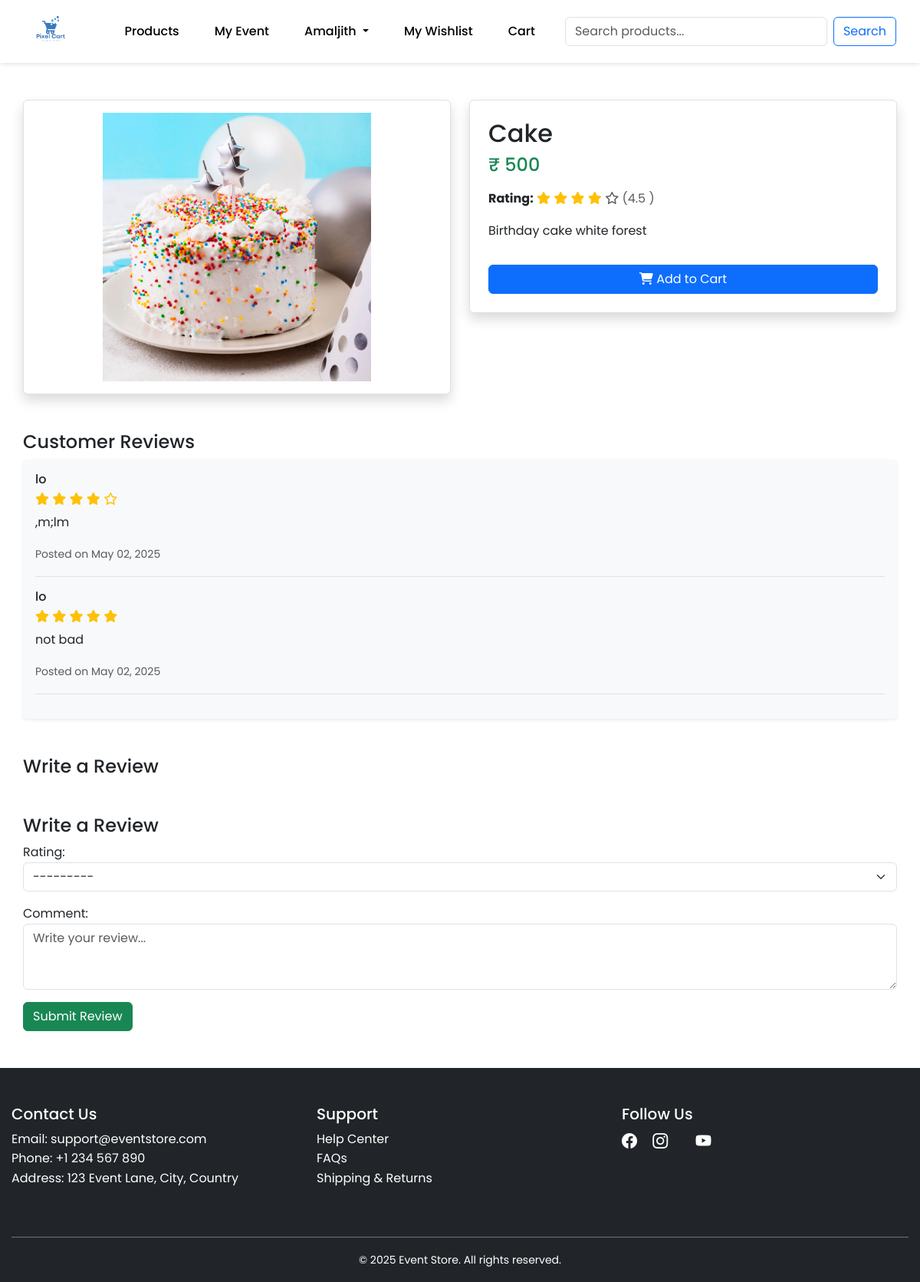
Screenshot of /products/2/ (signed in) with the database file from the repository.
### user/models.py (models this page shows)
class User(AbstractUser):
    email = models.EmailField(unique=True)

### product/models.py (models this page shows, shortened)
class Product(models.Model):
    vendor = models.ForeignKey(User, on_delete=models.CASCADE, null=True, blank=True)
    name = models.CharField(max_length=100)
    price = models.IntegerField()
    discounted_price = models.DecimalField(max_digits=10, decimal_places=2, default=0.0)
    description = models.TextField()
    category = models.ForeignKey(Category, on_delete=models.CASCADE)
    image = models.ImageField(upload_to='products/')
    stock = models.IntegerField()
    created_at = models.DateTimeField(auto_now_add=True)
    updated_at = models.DateTimeField(auto_now=True)
    is_trending = models.BooleanField(default=False)
    rating = models.FloatField(default=0.0)
    review_count = models.IntegerField(default=0)

class Review(models.Model):
    product = models.ForeignKey(Product, on_delete=models.CASCADE, related_name='reviews')
    user = models.ForeignKey(User, on_delete=models.CASCADE)
    rating = models.PositiveSmallIntegerField(choices=[(i, i) for i in range(1, 6)])
    comment = models.TextField()
    created_at = models.DateTimeField(auto_now_add=True)

### product/views.py (the view)
# urls.py: path('products/<int:product_id>/', views.product_detail, name='product_detail'),
@login_required(login_url='login')
def product_detail(request, product_id):
    product = get_object_or_404(Product, id=product_id)
    reviews = Review.objects.filter(product=product).order_by('-created_at')
    if request.method == 'POST':
        form = ReviewForm(request.POST)
        if form.is_valid():
            review = form.save(commit=False)
            review.product = product
            review.user = request.user
            review.save()
            product.rating = Review.objects.filter(product=product).aggregate(models.Avg('rating'))['rating__avg']
            product.review_count = Review.objects.filter(product=product).count()
            product.save()
            messages.success(request, "Review submitted successfully!")
            return redirect('product_detail', product_id=product.id)
    else:
        form = ReviewForm()
    return render(request, 'products/product_detail.html', {
        'product': product,
        'reviews': reviews,
        'form': form
    })

### product/forms.py
class ReviewForm(forms.ModelForm):
    class Meta:
        model = Review
        fields = ['rating', 'comment']
        widgets = {
            'rating': forms.Select(choices=[(i, i) for i in range(1, 6)], attrs={'class': 'form-select'}),
            'comment': forms.Textarea(attrs={'class': 'form-control', 'rows': 3, 'placeholder': 'Write your review...'}),
        }

### eventmanagement/context_processors.py (called while the page is built)
def user_event(request):
    if request.user.is_authenticated:
        event = Event.objects.filter(user=request.user).order_by('-event_date').first()
        return {'current_event': event}
    return {}

### templates/products/product_detail.html (shortened to what this page needs)
{% extends 'base.html' %}
{% load static %}
{% block main-content %}
<div class="container mt-5 mb-5">
    <div class="row">
        <div class="col-md-6 text-center">
            <div class="border p-3 bg-white shadow rounded">
                {% if product.image %}
                    <img src="{{ product.image.url }}" alt="{{ product.name }}" class="img-fluid" style="max-height: 350px; object-fit: contain;">
                {% else %}
                    <img src="{% static 'images/placeholder.jpg' %}" alt="No Image" class="img-fluid">
                {% endif %}
            </div>
        </div>
        <div class="col-md-6">
            <div class="border p-4 bg-white shadow rounded">
                <h2>{{ product.name }}</h2>
                <h4 class="text-success mt-2 mb-3">₹ {{ product.price }}</h4>
                <div class="mb-3">
                    <strong>Rating:</strong>
                    {% for i in "12345" %}
                        {% if forloop.counter <= product.rating %}
                            <i class="fas fa-star text-warning"></i>
                        {% elif product.rating|floatformat:1 == forloop.counter|add:"-0.5"|floatformat:1 %}
                            <i class="fas fa-star-half-alt text-warning"></i>
                        {% else %}
                            <i class="far fa-star text-muted"></i>
                        {% endif %}
                    {% endfor %}
                    <span class="text-muted">({{ product.rating }} )</span>
                </div>
                <p>{{ product.description }}</p>
                <form method="post" action="{% url 'add_to_cart' product.id %}">
                    <button type="submit" class="btn btn-primary w-100 mt-3">
                        <i class="fas fa-shopping-cart"></i> Add to Cart
                    </button>
                </form>
            </div>
        </div>
    </div>
    <div class="row mt-5">
        <div class="col-12">
            <h4>Customer Reviews</h4>
            <div class="bg-light p-3 rounded shadow-sm">
                {% if reviews %}
                    {% for review in reviews %}
                        <div class="border-bottom pb-3 mb-3">
                            <h6 class="mb-1">{{ review.user.username }}</h6>
                            <div class="text-warning mb-1">
                                {% for i in "12345" %}
                                    {% if forloop.counter <= review.rating %}
                                        <i class="fas fa-star"></i>
                                    {% else %}
                                        <i class="far fa-star"></i>
                                    {% endif %}
                                {% endfor %}
                            </div>
                            <p>{{ review.comment }}</p>
                            <small class="text-muted">Posted on {{ review.created_at|date:"M d, Y" }}</small>
                        </div>
                    {% endfor %}
                {% else %}
                    <p>No reviews yet. Be the first to review!</p>
                {% endif %}
            </div>
        </div>
    </div>
    <h4 class="mt-5">Write a Review</h4>
    {% if user.is_authenticated %}
    <h4 class="mt-5">Write a Review</h4>
    <form method="post">
        {{ form.as_p }}
        <button type="submit" class="btn btn-success">Submit Review</button>
    </form>
    {% else %}
        <p><a href="{% url 'login' %}">Login</a> to write a review.</p>
    {% endif %}
</div>
{% endblock main-content %}

### templates/base.html (shortened to what this page needs)
<!DOCTYPE html>
{% load static %}
<html lang="en">
<head>
    <link href="https://cdn.jsdelivr.net/npm/bootstrap@5.3.3/dist/css/bootstrap.min.css"
          rel="stylesheet"
>
          <link href="https://cdn.jsdelivr.net/npm/bootstrap-icons@1.10.5/font/bootstrap-icons.css" rel="stylesheet">
          <link rel="stylesheet" href="https://cdnjs.cloudflare.com/ajax/libs/font-awesome/6.4.0/css/all.min.css">
    <link href="{% static 'css/index.css' %}" rel="stylesheet">
</head>
<body>
    <nav class="navbar navbar-expand-lg navbar-dark sticky-top p-3 " id="navbar">
        <div class="container">
            <a class="navbar-brand" href="{% url 'home' %}">
                <img src="{% static 'images/j.png' %}" alt="Event Store Logo" height="40">
            </a>
            <div class="collapse navbar-collapse" id="navbarNav">
                <ul class="navbar-nav ms-auto me-3">
                    <li class="nav-item">
                        <a class="nav-link" href="{% url 'product_list'%}">Products</a>
                    </li>
                    <li class="nav-item">
                        {% if current_event %}
                            <a class="nav-link" href="{% url 'event_dashboard' current_event.id %}">My Event</a>
                        {% else %}
                            {% if user.is_authenticated %}
                                <a class="nav-link" href="{% url 'create_event' %}">Create Event</a>
                            {% endif %}
                        {% endif %}
                    </li>
                    <li class="nav-item">
                        {% if user.is_authenticated %}
                        <li class="nav-item dropdown">
                            <a class="nav-link dropdown-toggle" href="#" id="navbarDropdown" role="button" data-bs-toggle="dropdown">
                                {{ user.username }}
                            </a>
                        </li>
                    {% else %}
                        <li class="nav-item">
                            <a class="nav-link" href="{% url 'login' %}">Login/Signup</a>
                        </li>
                    {% endif %}
                    </li>
                    {% if user.is_authenticated %}
                        <li class="nav-item">
                            <a class="nav-link" href="{% url 'wishlist_view' %}">My Wishlist</a>
                        </li>
                    {% endif %}
                    <li class="nav-item">
                        {% if user.is_authenticated %}
                                <a class="nav-link" href="{% url 'cart_view' %}">Cart</a>
                        {% endif %}
                    </li>
                </ul>
                <form class="d-flex" method="get" action="{% url 'product_list' %}">
                    <input class="form-control me-2" type="search" name="q" value="{{ request.GET.q }}" placeholder="Search products...">
                    <button class="btn btn-outline-primary bg-Transparent" type="submit">Search</button>
                </form>
            </div>
        </div>
    </nav>
    <div class="content-wrapper">
        <div class="container mt-5">
            {% block main-content %}{% endblock main-content %}
        </div>
    </div>
    <footer class="bg-dark text-white pt-5 pb-3">
        <div class="container">
          <div class="row">
            <div class="col-md-4 mb-4">
              <h5>Contact Us</h5>
              <ul class="list-unstyled">
                <li>Email: support@eventstore.com</li>
                <li>Phone: +1 234 567 890</li>
                <li>Address: 123 Event Lane, City, Country</li>
              </ul>
            </div>
            <div class="col-md-4 mb-4">
              <h5>Support</h5>
              <ul class="list-unstyled">
                <li><a href="#" class="text-white text-decoration-none">Help Center</a></li>
                <li><a href="#" class="text-white text-decoration-none">FAQs</a></li>
                <li><a href="#" class="text-white text-decoration-none">Shipping & Returns</a></li>
              </ul>
            </div>
            <div class="col-md-4 mb-4">
              <h5>Follow Us</h5>
              <a href="#" class="text-white me-3 fs-5"><i class="bi bi-facebook"></i></a>
              <a href="#" class="text-white me-3 fs-5"><i class="bi bi-instagram"></i></a>
              <a href="#" class="text-white fs-5"><i class="bi bi-youtube"></i></a>
            </div>
          </div>
          <div class="text-center pt-3 border-top border-secondary mt-4">
            <small>&copy; 2025 Event Store. All rights reserved.</small>
          </div>
        </div>
      </footer>
</body>
</html>

### static/css/index.css (style rules this page uses)
body { font-family: 'Poppins', sans-serif; background-color: white; line-height: 1.6; }
.container { max-width: 1200px; margin: 0 auto; padding: 0 15px; }
.navbar { background-color:white; padding: 15px 20px; box-shadow: 0 2px 5px rgba(0, 0, 0, 0.1); }
.navbar a { color: black; text-decoration: none; margin: 0 15px; font-weight: 500; transition: color 0.3s ease; }

### rows the page displays
User: username "Amaljith"
Product: image (picture), name "Cake", price "500", rating "4.5", description "Birthday cake white forest"
Review: user.username "lo", rating 4 (drawn), comment ",m;lm", created_at "May 02, 2025"
Review: user.username "lo", rating 5 (drawn), comment "not bad", created_at "May 02, 2025"
